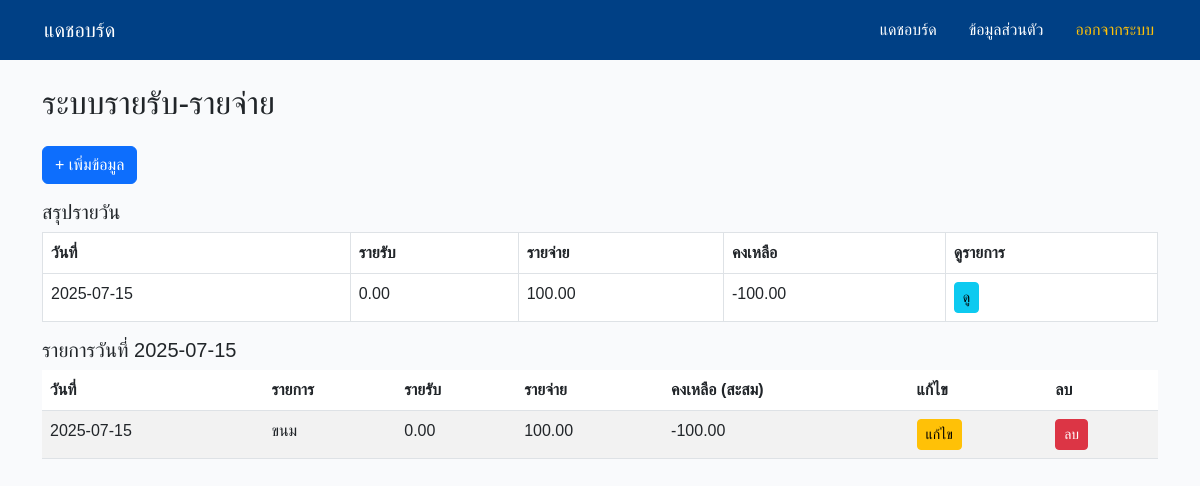
Screenshot of /income_expenses.php?view_date=2025-07-15 with the database file from the repository.
### tables this page shows
CREATE TABLE `income_expense` (
  `id` int(11) NOT NULL,
  `date` date NOT NULL,
  `description` varchar(255) NOT NULL,
  `income` decimal(10,2) DEFAULT 0.00,
  `expense` decimal(10,2) DEFAULT 0.00
);

### income_expenses.php (the view, shortened to what this page needs)
<?php
include 'db.php';
$dailySummary = $conn->query("SELECT date, SUM(income) AS total_income, SUM(expense) AS total_expense, SUM(income) - SUM(expense) AS balance FROM income_expense GROUP BY date ORDER BY date DESC");
$selectedDate = $_GET['view_date'] ?? null;
if ($selectedDate) {
    $stmt = $conn->prepare("SELECT * FROM income_expense WHERE date = ? ORDER BY id ASC");
    $stmt->bind_param("s", $selectedDate);
    $stmt->execute();
    $result = $stmt->get_result();
    $entries = $result->fetch_all(MYSQLI_ASSOC);
}
?>
<!DOCTYPE html>
<html lang="th">
<head>
    <link href="https://cdn.jsdelivr.net/npm/bootstrap@5.3.0/dist/css/bootstrap.min.css" rel="stylesheet">
</head>
<body>
    <nav class="navbar navbar-expand-lg navbar-dark" style="background-color: #004085; padding-left: 2rem;">
        <div class="container-fluid">
            <a class="navbar-brand" href="dashboard.php">แดชอบร์ด</a>
            <div class="collapse navbar-collapse" id="navbarNav">
                <ul class="navbar-nav ms-auto">
                    <li class="nav-item">
                        <a class="nav-link active" href="dashboard.php">แดชอบร์ด</a>
                    </li>
                    <li class="nav-item">
                        <a class="nav-link" href=".php">ข้อมูลส่วนตัว</a>
                    </li>
                    <li class="nav-item">
                        <a class="nav-link text-warning" href="logout.php">
                            <i class="fas fa-sign-out-alt"></i> ออกจากระบบ
                        </a>
                    </li>
                </ul>
            </div>
        </div>
    </nav>
    <div class="p-4">
        <div class="container">
            <h2 class="mb-4">ระบบรายรับ-รายจ่าย</h2>
            <button class="btn btn-primary mb-3" data-bs-toggle="modal" data-bs-target="#addModal">+
                เพิ่มข้อมูล</button>
            <h5>สรุปรายวัน</h5>
            <table class="table table-bordered">
                <thead>
                    <tr>
                        <th>วันที่</th>
                        <th>รายรับ</th>
                        <th>รายจ่าย</th>
                        <th>คงเหลือ</th>
                        <th>ดูรายการ</th>
                    </tr>
                </thead>
                <tbody>
                    <?php while($row = $dailySummary->fetch_assoc()): ?>
                    <tr>
                        <td><?= $row['date'] ?></td>
                        <td><?= number_format($row['total_income'], 2) ?></td>
                        <td><?= number_format($row['total_expense'], 2) ?></td>
                        <td><?= number_format($row['balance'], 2) ?></td>
                        <td><a href="?view_date=<?= $row['date'] ?>" class="btn btn-sm btn-info">ดู</a></td>
                    </tr>
                    <?php endwhile; ?>
                </tbody>
            </table>
            <?php if($selectedDate): ?>
            <h5>รายการวันที่ <?= $selectedDate ?></h5>
            <table class="table table-striped">
                <thead>
                    <tr>
                        <th>วันที่</th>
                        <th>รายการ</th>
                        <th>รายรับ</th>
                        <th>รายจ่าย</th>
                        <th>คงเหลือ (สะสม)</th>
                        <th>แก้ไข</th>
                        <th>ลบ</th>
                    </tr>
                </thead>
                <tbody>
                    <?php
                    $running_balance = 0;
                    foreach ($entries as $entry):
                        $running_balance += $entry['income'] - $entry['expense'];
                    ?>
                    <tr>
                        <td><?= $entry['date'] ?></td>
                        <td><?= $entry['description'] ?></td>
                        <td><?= number_format($entry['income'], 2) ?></td>
                        <td><?= number_format($entry['expense'], 2) ?></td>
                        <td><?= number_format($running_balance, 2) ?></td>
                        <td><button class="btn btn-sm btn-warning" data-bs-toggle="modal"
                                data-bs-target="#editModal<?= $entry['id'] ?>">แก้ไข</button></td>
                        <td><a href="?delete=<?= $entry['id'] ?>" class="btn btn-sm btn-danger"
                                onclick="return confirm('ลบรายการนี้?')">ลบ</a></td>
                    </tr>
                    <?php endforeach; ?>
                </tbody>
            </table>
            <?php endif; ?>
        </div>
    </div>
</body>
</html>

### income_expenses.php (style rules this page uses)
body { font-family: Arial, sans-serif; margin: 0; padding: 0; background-color: #f9fafc; }
.nav-item a { color: white; margin-right: 1rem; }
.navbar { padding: 10px; }

### rows the page displays
income_expense: date "2025-07-15", description "ขนม", income "0.00", expense "100.00", running_balance "-100.00"

### other values shown
$row['date'] "2025-07-15"
$row['total_income'] "0.00"
$row['total_expense'] "100.00"
$row['balance'] "-100.00"
$selectedDate "2025-07-15"
